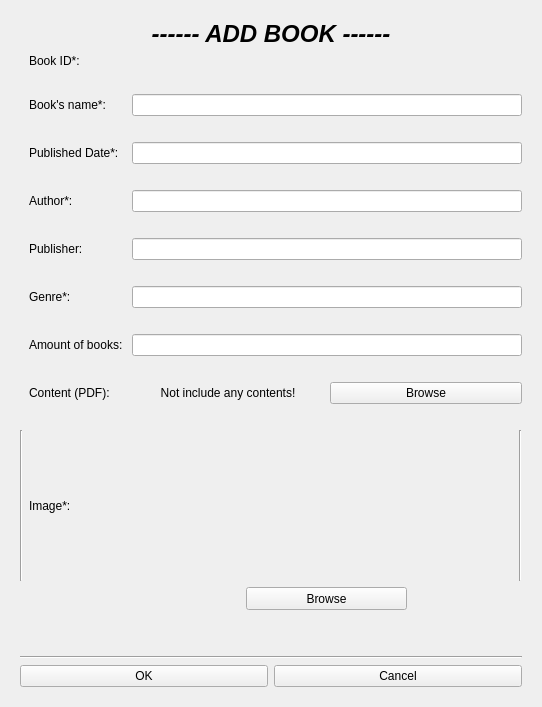
<?xml version="1.0" encoding="UTF-8"?>
<ui version="4.0">
 <class>managebooks</class>
 <widget class="QWidget" name="managebooks">
  <property name="geometry">
   <rect>
    <x>0</x>
    <y>0</y>
    <width>542</width>
    <height>701</height>
   </rect>
  </property>
  <property name="windowTitle">
   <string>Form</string>
  </property>
  <layout class="QVBoxLayout" name="verticalLayout">
   <item>
    <widget class="QStackedWidget" name="stackedWidget_manage_bok">
     <property name="currentIndex">
      <number>1</number>
     </property>
     <widget class="QWidget" name="page_edit_book_2">
      <layout class="QVBoxLayout" name="verticalLayout_5">
       <item>
        <layout class="QVBoxLayout" name="verticalLayout_4">
         <item>
          <widget class="QLabel" name="edit_account_title_2">
           <property name="styleSheet">
            <string notr="true">QLabel#edit_account_title {
	height: 35pt;
    border-style: solid;
	border-width: 0px;
    border-color: rgb(255,255,255);
	border-top-color: rgb(204,239,254);
	font:normal 200 14pt &quot;Myriad Pro&quot;;
	min-height: 75px;
}</string>
           </property>
           <property name="text">
            <string>&lt;html&gt;&lt;head/&gt;&lt;body&gt;&lt;p align=&quot;center&quot;&gt;&lt;span style=&quot; font-size:18pt; font-weight:600; font-style:italic;&quot;&gt;------ EDIT BOOK ------&lt;/span&gt;&lt;/p&gt;&lt;/body&gt;&lt;/html&gt;</string>
           </property>
          </widget>
         </item>
         <item>
          <layout class="QGridLayout" name="gridLayout_2">
           <item row="1" column="1">
            <widget class="QLabel" name="label">
             <property name="text">
              <string/>
             </property>
            </widget>
           </item>
           <item row="7" column="1">
            <widget class="QLabel" name="notification_author_2">
             <property name="text">
              <string/>
             </property>
            </widget>
           </item>
           <item row="9" column="1">
            <widget class="QLabel" name="label_15">
             <property name="text">
              <string/>
             </property>
            </widget>
           </item>
           <item row="3" column="1">
            <widget class="QLabel" name="notification_bookname_2">
             <property name="text">
              <string/>
             </property>
            </widget>
           </item>
           <item row="5" column="1">
            <widget class="QLabel" name="notification_publishedday_2">
             <property name="text">
              <string/>
             </property>
            </widget>
           </item>
           <item row="13" column="1">
            <widget class="QLabel" name="label_18">
             <property name="text">
              <string/>
             </property>
            </widget>
           </item>
           <item row="11" column="1">
            <widget class="QLabel" name="notification_kind_2">
             <property name="text">
              <string/>
             </property>
            </widget>
           </item>
           <item row="14" column="1">
            <layout class="QHBoxLayout" name="horizontalLayout_5">
             <item>
              <widget class="QLabel" name="label_notification_of_browse_pdf">
               <property name="layoutDirection">
                <enum>Qt::LeftToRight</enum>
               </property>
               <property name="text">
                <string>Included contents!</string>
               </property>
               <property name="alignment">
                <set>Qt::AlignCenter</set>
               </property>
              </widget>
             </item>
             <item>
              <widget class="QPushButton" name="pushButton_browse_content_2">
               <property name="text">
                <string>Browse</string>
               </property>
              </widget>
             </item>
            </layout>
           </item>
           <item row="19" column="1">
            <widget class="Line" name="line_4">
             <property name="orientation">
              <enum>Qt::Vertical</enum>
             </property>
            </widget>
           </item>
           <item row="4" column="1">
            <widget class="QLineEdit" name="lineEdit_publisheddate_2"/>
           </item>
           <item row="10" column="1">
            <widget class="QLineEdit" name="lineEdit_genre_2"/>
           </item>
           <item row="2" column="1">
            <widget class="QLineEdit" name="lineEdit_bookname_2"/>
           </item>
           <item row="4" column="0">
            <widget class="QLabel" name="label_published_date_2">
             <property name="text">
              <string>Published Date*: </string>
             </property>
            </widget>
           </item>
           <item row="6" column="1">
            <widget class="QLineEdit" name="lineEdit_author_2"/>
           </item>
           <item row="10" column="0">
            <widget class="QLabel" name="label_genre_2">
             <property name="text">
              <string>Genre*: </string>
             </property>
            </widget>
           </item>
           <item row="0" column="1">
            <widget class="QLabel" name="label_bookid">
             <property name="text">
              <string/>
             </property>
             <property name="alignment">
              <set>Qt::AlignLeading|Qt::AlignLeft|Qt::AlignVCenter</set>
             </property>
            </widget>
           </item>
           <item row="8" column="0">
            <widget class="QLabel" name="label_publisher_2">
             <property name="text">
              <string>Publisher:</string>
             </property>
            </widget>
           </item>
           <item row="0" column="0">
            <widget class="QLabel" name="label_book_2">
             <property name="text">
              <string>Book ID*: </string>
             </property>
            </widget>
           </item>
           <item row="12" column="1">
            <widget class="QLineEdit" name="lineEdit_amount_2"/>
           </item>
           <item row="16" column="1">
            <layout class="QHBoxLayout" name="horizontalLayout_3">
             <item>
              <spacer name="horizontalSpacer_3">
               <property name="orientation">
                <enum>Qt::Horizontal</enum>
               </property>
               <property name="sizeHint" stdset="0">
                <size>
                 <width>40</width>
                 <height>20</height>
                </size>
               </property>
              </spacer>
             </item>
             <item>
              <widget class="QLabel" name="label_show_image">
               <property name="minimumSize">
                <size>
                 <width>151</width>
                 <height>151</height>
                </size>
               </property>
               <property name="maximumSize">
                <size>
                 <width>151</width>
                 <height>151</height>
                </size>
               </property>
               <property name="text">
                <string/>
               </property>
               <property name="alignment">
                <set>Qt::AlignCenter</set>
               </property>
              </widget>
             </item>
             <item>
              <spacer name="horizontalSpacer_4">
               <property name="orientation">
                <enum>Qt::Horizontal</enum>
               </property>
               <property name="sizeHint" stdset="0">
                <size>
                 <width>40</width>
                 <height>20</height>
                </size>
               </property>
              </spacer>
             </item>
            </layout>
           </item>
           <item row="14" column="0">
            <widget class="QLabel" name="label_6">
             <property name="text">
              <string>Content (PDF): </string>
             </property>
            </widget>
           </item>
           <item row="17" column="1" alignment="Qt::AlignHCenter|Qt::AlignVCenter">
            <widget class="QPushButton" name="pushButton_browse_image_2">
             <property name="minimumSize">
              <size>
               <width>161</width>
               <height>23</height>
              </size>
             </property>
             <property name="maximumSize">
              <size>
               <width>161</width>
               <height>23</height>
              </size>
             </property>
             <property name="text">
              <string>Browse</string>
             </property>
            </widget>
           </item>
           <item row="2" column="0">
            <widget class="QLabel" name="label_book_name_2">
             <property name="text">
              <string>Book's name*: </string>
             </property>
            </widget>
           </item>
           <item row="16" column="0">
            <widget class="QLabel" name="label_5">
             <property name="text">
              <string>Image*: </string>
             </property>
            </widget>
           </item>
           <item row="12" column="0">
            <widget class="QLabel" name="label_7">
             <property name="text">
              <string>Amount of books: </string>
             </property>
            </widget>
           </item>
           <item row="6" column="0">
            <widget class="QLabel" name="label_author_2">
             <property name="text">
              <string>Author*: </string>
             </property>
            </widget>
           </item>
           <item row="8" column="1">
            <widget class="QLineEdit" name="lineEdit_publisher_2"/>
           </item>
           <item row="18" column="1">
            <widget class="QLabel" name="notification_show_image_2">
             <property name="text">
              <string/>
             </property>
             <property name="alignment">
              <set>Qt::AlignCenter</set>
             </property>
            </widget>
           </item>
           <item row="15" column="1">
            <widget class="QLabel" name="label_20">
             <property name="text">
              <string/>
             </property>
            </widget>
           </item>
          </layout>
         </item>
         <item>
          <layout class="QHBoxLayout" name="horizontalLayout_4">
           <item>
            <widget class="QPushButton" name="pushButton_OK_2">
             <property name="text">
              <string>OK</string>
             </property>
            </widget>
           </item>
           <item>
            <widget class="QPushButton" name="pushButton_Cancel_2">
             <property name="text">
              <string>Cancel</string>
             </property>
            </widget>
           </item>
          </layout>
         </item>
        </layout>
       </item>
      </layout>
     </widget>
     <widget class="QWidget" name="page_add_book">
      <layout class="QVBoxLayout" name="verticalLayout_7">
       <item>
        <layout class="QVBoxLayout" name="verticalLayout_6">
         <item>
          <widget class="QLabel" name="edit_account_title_3">
           <property name="styleSheet">
            <string notr="true">QLabel#edit_account_title {
	height: 35pt;
    border-style: solid;
	border-width: 0px;
    border-color: rgb(255,255,255);
	border-top-color: rgb(204,239,254);
	font:normal 200 14pt &quot;Myriad Pro&quot;;
	min-height: 75px;
}</string>
           </property>
           <property name="text">
            <string>&lt;html&gt;&lt;head/&gt;&lt;body&gt;&lt;p align=&quot;center&quot;&gt;&lt;span style=&quot; font-size:18pt; font-weight:600; font-style:italic;&quot;&gt;------ ADD BOOK ------&lt;/span&gt;&lt;/p&gt;&lt;/body&gt;&lt;/html&gt;</string>
           </property>
          </widget>
         </item>
         <item>
          <spacer name="verticalSpacer">
           <property name="orientation">
            <enum>Qt::Vertical</enum>
           </property>
           <property name="sizeHint" stdset="0">
            <size>
             <width>20</width>
             <height>40</height>
            </size>
           </property>
          </spacer>
         </item>
         <item>
          <layout class="QGridLayout" name="gridLayout_3">
           <item row="13" column="2">
            <widget class="QLabel" name="label_12">
             <property name="text">
              <string/>
             </property>
            </widget>
           </item>
           <item row="15" column="2">
            <widget class="QLabel" name="label_13">
             <property name="text">
              <string/>
             </property>
            </widget>
           </item>
           <item row="1" column="2">
            <widget class="QLabel" name="label_11">
             <property name="text">
              <string/>
             </property>
            </widget>
           </item>
           <item row="7" column="2">
            <widget class="QLabel" name="notification_author_3">
             <property name="text">
              <string/>
             </property>
            </widget>
           </item>
           <item row="5" column="2">
            <widget class="QLabel" name="notification_publisheddate_3">
             <property name="text">
              <string/>
             </property>
            </widget>
           </item>
           <item row="3" column="2">
            <widget class="QLabel" name="notification_bookname3">
             <property name="text">
              <string/>
             </property>
            </widget>
           </item>
           <item row="6" column="2">
            <widget class="QLineEdit" name="lineEdit_author_3"/>
           </item>
           <item row="12" column="2">
            <widget class="QLineEdit" name="lineEdit_amount_3"/>
           </item>
           <item row="0" column="1">
            <widget class="QLabel" name="label_book_3">
             <property name="text">
              <string>Book ID*: </string>
             </property>
            </widget>
           </item>
           <item row="16" column="2">
            <layout class="QHBoxLayout" name="horizontalLayout_6">
             <item>
              <spacer name="horizontalSpacer_5">
               <property name="orientation">
                <enum>Qt::Horizontal</enum>
               </property>
               <property name="sizeHint" stdset="0">
                <size>
                 <width>40</width>
                 <height>20</height>
                </size>
               </property>
              </spacer>
             </item>
             <item>
              <widget class="QLabel" name="label_show_image_3">
               <property name="minimumSize">
                <size>
                 <width>151</width>
                 <height>151</height>
                </size>
               </property>
               <property name="maximumSize">
                <size>
                 <width>151</width>
                 <height>151</height>
                </size>
               </property>
               <property name="text">
                <string/>
               </property>
               <property name="alignment">
                <set>Qt::AlignCenter</set>
               </property>
              </widget>
             </item>
             <item>
              <spacer name="horizontalSpacer_6">
               <property name="orientation">
                <enum>Qt::Horizontal</enum>
               </property>
               <property name="sizeHint" stdset="0">
                <size>
                 <width>40</width>
                 <height>20</height>
                </size>
               </property>
              </spacer>
             </item>
             <item>
              <widget class="Line" name="line_3">
               <property name="orientation">
                <enum>Qt::Vertical</enum>
               </property>
              </widget>
             </item>
            </layout>
           </item>
           <item row="2" column="1">
            <widget class="QLabel" name="label_book_name_3">
             <property name="text">
              <string>Book's name*: </string>
             </property>
            </widget>
           </item>
           <item row="12" column="1">
            <widget class="QLabel" name="label_10">
             <property name="text">
              <string>Amount of books: </string>
             </property>
            </widget>
           </item>
           <item row="16" column="1">
            <widget class="QLabel" name="label_8">
             <property name="text">
              <string>Image*: </string>
             </property>
            </widget>
           </item>
           <item row="18" column="2" alignment="Qt::AlignHCenter|Qt::AlignVCenter">
            <widget class="QPushButton" name="pushButton_browse_image_3">
             <property name="minimumSize">
              <size>
               <width>161</width>
               <height>23</height>
              </size>
             </property>
             <property name="maximumSize">
              <size>
               <width>161</width>
               <height>23</height>
              </size>
             </property>
             <property name="text">
              <string>Browse</string>
             </property>
            </widget>
           </item>
           <item row="14" column="1">
            <widget class="QLabel" name="label_9">
             <property name="text">
              <string>Content (PDF): </string>
             </property>
            </widget>
           </item>
           <item row="8" column="2">
            <widget class="QLineEdit" name="lineEdit_publisher_3"/>
           </item>
           <item row="6" column="1">
            <widget class="QLabel" name="label_author_3">
             <property name="text">
              <string>Author*: </string>
             </property>
            </widget>
           </item>
           <item row="14" column="2">
            <layout class="QHBoxLayout" name="horizontalLayout_7">
             <item>
              <widget class="QLabel" name="label_notification_of_browse_pdf_3">
               <property name="layoutDirection">
                <enum>Qt::LeftToRight</enum>
               </property>
               <property name="text">
                <string>Not include any contents!</string>
               </property>
               <property name="alignment">
                <set>Qt::AlignCenter</set>
               </property>
              </widget>
             </item>
             <item>
              <widget class="QPushButton" name="pushButton_browse_content_3">
               <property name="text">
                <string>Browse</string>
               </property>
              </widget>
             </item>
            </layout>
           </item>
           <item row="4" column="2">
            <widget class="QLineEdit" name="lineEdit_publisheddate_3"/>
           </item>
           <item row="10" column="1">
            <widget class="QLabel" name="label_genre_3">
             <property name="text">
              <string>Genre*: </string>
             </property>
            </widget>
           </item>
           <item row="0" column="2">
            <widget class="QLabel" name="label_bookid_3">
             <property name="text">
              <string/>
             </property>
             <property name="alignment">
              <set>Qt::AlignLeading|Qt::AlignLeft|Qt::AlignVCenter</set>
             </property>
            </widget>
           </item>
           <item row="8" column="1">
            <widget class="QLabel" name="label_publisher_3">
             <property name="text">
              <string>Publisher:</string>
             </property>
            </widget>
           </item>
           <item row="4" column="1">
            <widget class="QLabel" name="label_published_date_3">
             <property name="text">
              <string>Published Date*: </string>
             </property>
            </widget>
           </item>
           <item row="10" column="2">
            <widget class="QLineEdit" name="lineEdit_genre_3"/>
           </item>
           <item row="2" column="2">
            <widget class="QLineEdit" name="lineEdit_bookname_3"/>
           </item>
           <item row="16" column="0">
            <widget class="Line" name="line_2">
             <property name="orientation">
              <enum>Qt::Vertical</enum>
             </property>
            </widget>
           </item>
           <item row="11" column="2">
            <widget class="QLabel" name="notification_kind_3">
             <property name="text">
              <string/>
             </property>
            </widget>
           </item>
           <item row="9" column="2">
            <widget class="QLabel" name="label_14">
             <property name="text">
              <string/>
             </property>
            </widget>
           </item>
           <item row="19" column="2">
            <widget class="QLabel" name="notification_show_image_3">
             <property name="text">
              <string/>
             </property>
             <property name="alignment">
              <set>Qt::AlignCenter</set>
             </property>
            </widget>
           </item>
          </layout>
         </item>
         <item>
          <widget class="QLabel" name="label_16">
           <property name="text">
            <string/>
           </property>
          </widget>
         </item>
         <item>
          <widget class="Line" name="line">
           <property name="orientation">
            <enum>Qt::Horizontal</enum>
           </property>
          </widget>
         </item>
         <item>
          <layout class="QHBoxLayout" name="horizontalLayout_8">
           <item>
            <widget class="QPushButton" name="pushButton_OK_3">
             <property name="text">
              <string>OK</string>
             </property>
            </widget>
           </item>
           <item>
            <widget class="QPushButton" name="pushButton_Cancel_3">
             <property name="text">
              <string>Cancel</string>
             </property>
            </widget>
           </item>
          </layout>
         </item>
        </layout>
       </item>
      </layout>
     </widget>
    </widget>
   </item>
  </layout>
 </widget>
 <resources/>
 <connections/>
</ui>
